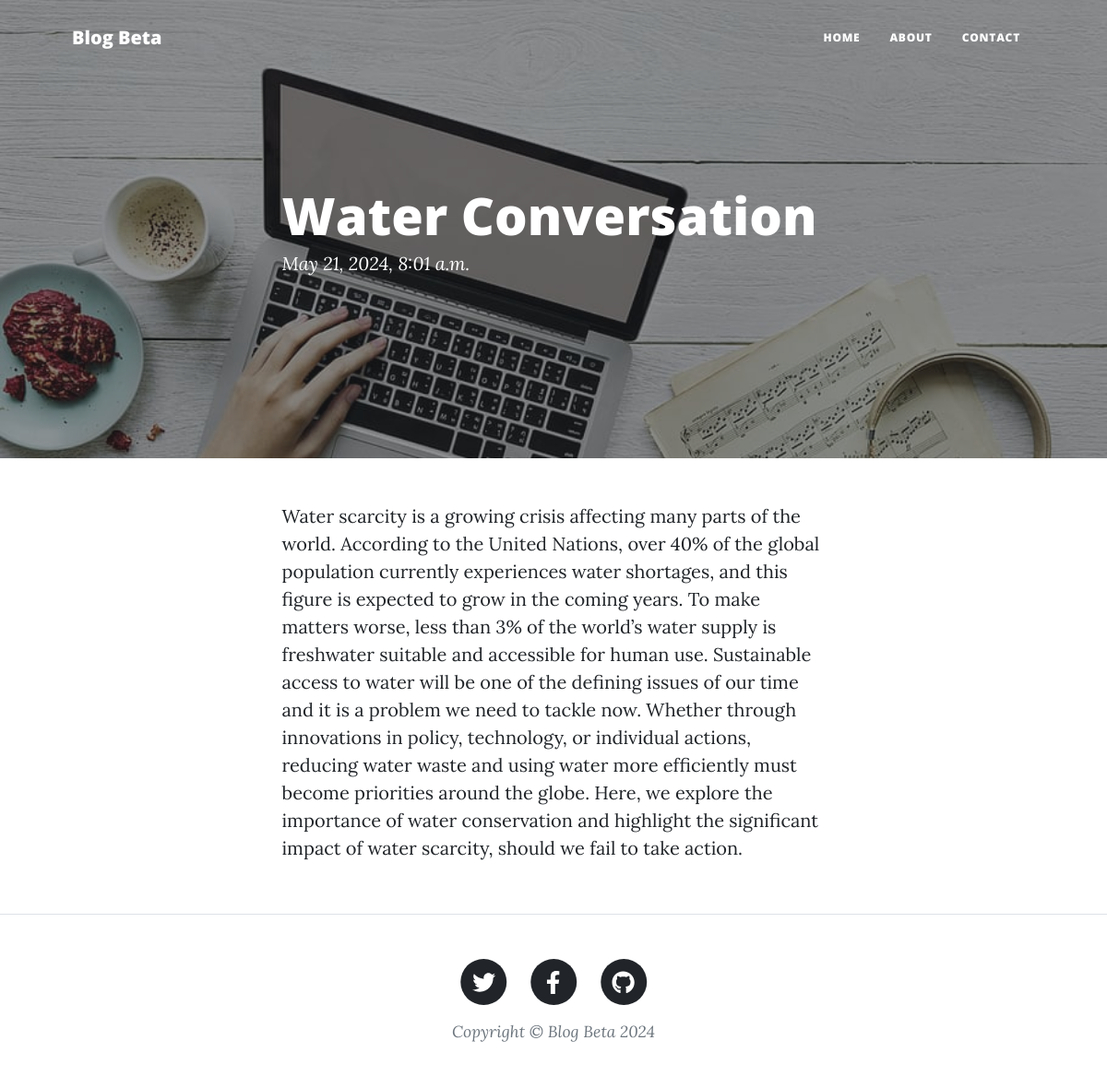
Screenshot of /water-conversation/ with the database file from the repository.
### blog/models.py (models this page shows, shortened)
class Post(models.Model):
    title=models.CharField(max_length = 200,unique = True)
    slug = models.SlugField(max_length = 200,unique = True)
    authors = models.ForeignKey(User,on_delete = models.CASCADE,related_name = 'blog_posts')
    updated_on = models.DateTimeField(auto_now=True)
    content = models.TextField()
    created_on = models.DateTimeField(auto_now_add = True)
    status = models.IntegerField(choices = STATUS,default=0)
    class Meta:
        ordering = ['-created_on']

### blog/views.py (the view)
# urls.py: path('<slug:slug>/',views.PostDetail.as_view(),name='post_detail'),
class PostDetail(generic.DetailView):
    model=Post
    template_name = 'post_detail.html'

### templates/post_detail.html (shortened to what this page needs)
{% extends "base.html" %}
{% block content %}
{% load static %}
        <header class="masthead" style="background-image: url('{%static "C:\Chetana_django\innoovatun\static\assets\img\1.jpg" %}')">
            <div class="container position-relative px-4 px-lg-5">
                <div class="row gx-4 gx-lg-5 justify-content-center">
                    <div class="col-md-10 col-lg-8 col-xl-7">
                        <div class="post-heading">
                            <h1>{{post.title}}</h1>
                            <span class="meta">
                              {{post.created_on}}
                            </span>
                        </div>
                    </div>
                </div>
            </div>
        </header>
        <article class="mb-4">
            <div class="container px-4 px-lg-5">
                <div class="row gx-4 gx-lg-5 justify-content-center">
                    <div class="col-md-10 col-lg-8 col-xl-7">
                      {{post.content | safe}}
                    </div>
                </div>
            </div>
        </article>
{% endblock content %}

### rows the page displays
Post: title "Water Conversation", created_on "May 21, 2024, 8:01 a.m.", content "Water scarcity is a growing crisis affecting many parts of the world. According to the United Nations, over 40% of the global population currently experiences water shortages, and this figure is expected to grow in the coming years. To make matters worse, less than 3% of the world’s water supply is freshwater suitable and accessible for human use. Sustainable access to water will be one of the defining issues of our time and it is a problem we need to tackle now. Whether through innovations in policy, technology, or individual actions, reducing water waste and using water more efficiently must become priorities around the globe. Here, we explore the importance of water conservation and…"
